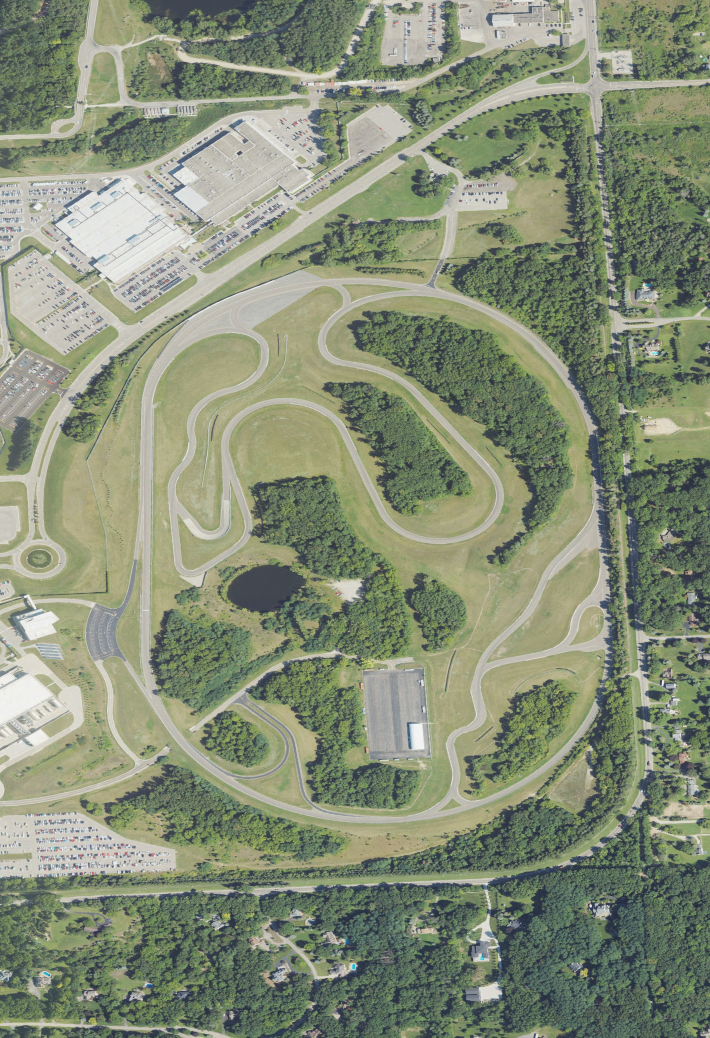
#> input picture tracks/milford-road-course/source/naip_2022_mrc.jpg, 2130 x 3112 px (shown at 1/3 size)
$ python trace_inner.py ../../naip_2022_mrc.jpg ../../naip_2022_mrc.jpg ../../naip_2022_mrc.jpg ../../naip_2022_mrc.jpg ../../naip_2022_mrc.jpg 5
#> lines starting #> are read from the running program, lines starting #| are printed output that depends on the picture; after the words box and inside, x2 and y2 are one past the last pixel; in counts of white or black regions, pixels touching at a corner belong together
"""Milford round 2: GM's inner hairpin (OSM 72577413 nodes 41-59, 2010) traced off NAIP 2022 the way
tracks/milford-road-course/source/trace/ traced the lap (net_extract's colour rule, a centre-seeking shortest path between
waypoints, perpendicular scans re-centring the line and measuring the paved width every 2 m), in metres on the corrected
frame (unsquash_frame.py: lat 42.56050..42.57950 over the 3,112 rows, so a pixel is 0.500 m E x 0.678 m N).

python -I trace_inner.py <naip_2022_mrc.jpg> <mrc_fixes.json> <osm.json> <out.json> <overlay.jpg> [i0=337] [i1=518]
"""
import heapq
import json
import math
import sys

import numpy as np
from PIL import Image, ImageDraw
from scipy import ndimage

IMG, FIX, OSM, OUT, OVL = sys.argv[1:6]
I0 = int(sys.argv[6]) if len(sys.argv) > 6 else 337
I1 = int(sys.argv[7]) if len(sys.argv) > 7 else 518
LON0, LON1, LAT0, LAT1 = -83.6700, -83.6570, 42.56050, 42.57950
im = Image.open(IMG).convert("RGB")
#> im is the input picture: PIL image 2130x3112 RGB; mean R, G, B 134, 142.7, 119.1
Wpx, Hpx = im.size
#> Wpx = 2130; Hpx = 3112
DLON, DLAT = (LON1 - LON0) / Wpx, (LAT1 - LAT0) / Hpx
#> DLON = 6.1e-06; DLAT = 6.11e-06
LATR = 42.57
KX, KY = 111320 * math.cos(math.radians(LATR)), 111132.0
MX, MY = DLON * KX, DLAT * KY          # metres per pixel east, north
#> MX = 0.5; MY = 0.679
R0, R1, C0, C1 = 1250, 1800, 400, 850   # crop (rows, cols)


def ll2px(lon, lat):
    return (lon - LON0) / DLON - 0.5 - C0, (LAT1 - lat) / DLAT - 0.5 - R0      # crop col, row (float)


def px2ll(c, r):
    return LON0 + (c + C0 + 0.5) * DLON, LAT1 - (r + R0 + 0.5) * DLAT


def ll2m(lon, lat):
    return (lon + 83.667) * KX, (lat - LATR) * KY


def m2ll(e, n):
    return e / KX - 83.667, n / KY + LATR


a = np.asarray(im, np.int16)[R0:R1, C0:C1]
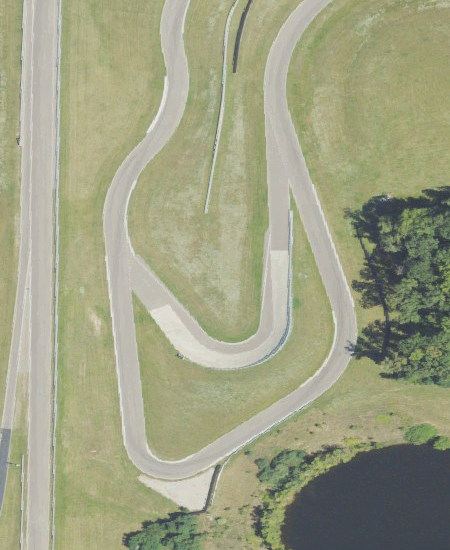
#> a: shape (550, 450, 3) int16; mean R, G, B 159, 161, 132.6
R, G, B = a[..., 0], a[..., 1], a[..., 2]
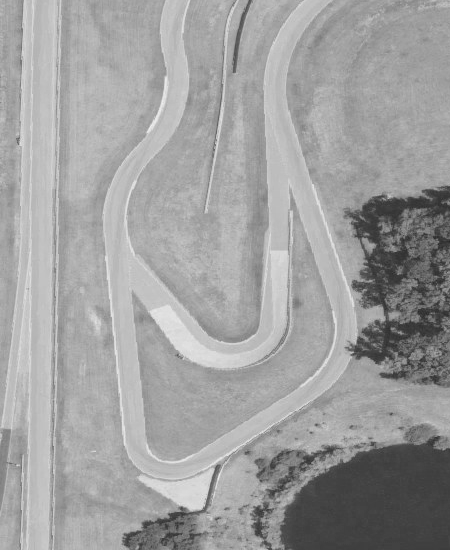
#> R: shape (550, 450) int16; min 39, max 239, mean 159
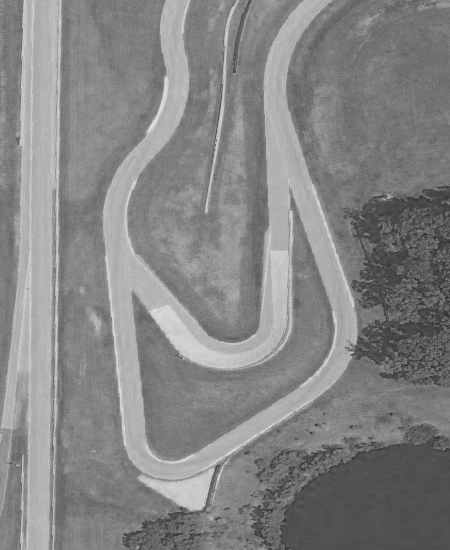
#> B: shape (550, 450) int16; min 42, max 228, mean 132.6
mx, mn = a.max(-1), a.min(-1)
lum = (R + G + B) / 3
mask = ((mx - mn) < 28) & (lum > 125) & (lum < 215) & ((G - R) < 12) & ((G - B) < 22)
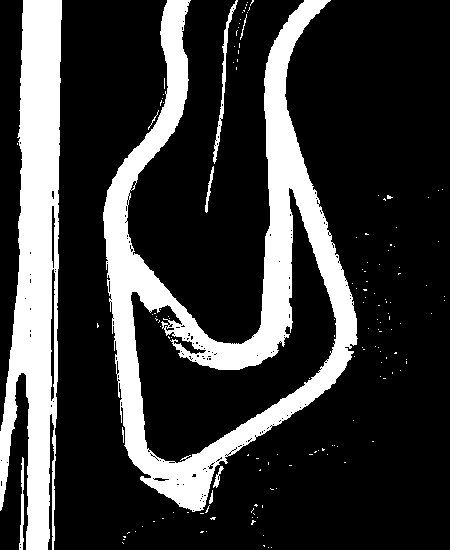
#> mask: shape (550, 450) bool; 22.6% white; 152 white regions (142 under 20 px), largest, box (x1, y1, x2, y2) and area: (103, 0, 358, 512) 33847, (0, 0, 62, 550) 20556, (213, 0, 238, 164) 545
disk = np.hypot(*np.mgrid[-2:3, -2:3]) <= 2
mask = ndimage.binary_opening(ndimage.binary_closing(mask, disk), disk)
#> mask: shape (550, 450) bool; 23% white; 7 white regions (2 under 20 px), largest, box (x1, y1, x2, y2) and area: (103, 2, 358, 514) 35083, (2, 2, 62, 548) 21618, (243, 3, 251, 14) 44, (214, 138, 220, 148) 31, (230, 5, 236, 12) 23
lab, nlab = ndimage.label(mask)
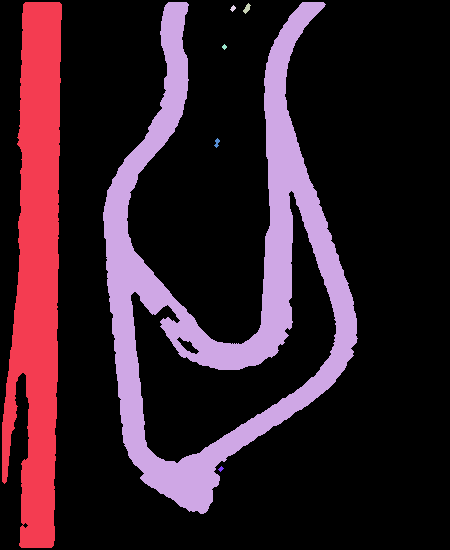
#> lab: shape (550, 450) int32; 8 distinct labels, from 0 to 7; one colour per label, 0 black
#> nlab = 7
area = ndimage.sum(mask, lab, range(1, nlab + 1)) * MX * MY
#> area = [7339.2, 11910.5, 14.94, 7.81, 6.11, 10.52, 6.11]
keep = np.isin(lab, [i + 1 for i, s in enumerate(area) if s > 3000.0])
#> keep: shape (550, 450) bool; 22.9% white; 2 white regions, box (x1, y1, x2, y2) and area: (103, 2, 358, 514) 35083, (2, 2, 62, 548) 21618
mask = keep
dt = ndimage.distance_transform_edt(mask, sampling=(MY, MX))
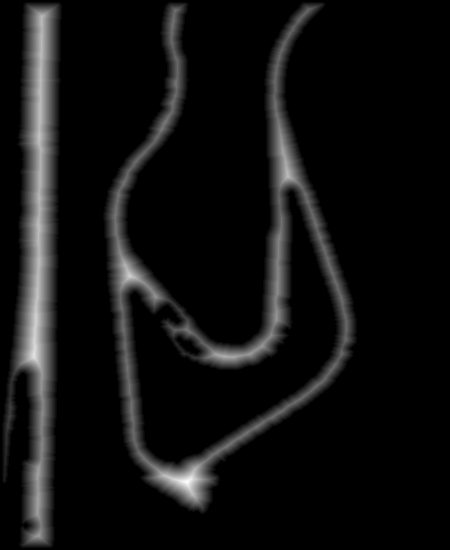
#> dt: shape (550, 450) float64; min 0, max 13.66, mean 0.901; drawn with min black and max white
H, W = mask.shape
#> H = 550; W = 450
# asphalt only for the scans (the centre and the width): the concrete aprons and strips read 209-213 here (std 1-2), the
# asphalt 181-200; ASPH_MAX 205 [measured: the PC's samples of this crop]. The path search keeps the whole pavement.
ASPH_MAX = 205.0
lum_s = ndimage.uniform_filter(lum.astype(float), 3)
asph = ndimage.binary_opening(mask & (lum_s < ASPH_MAX), disk)
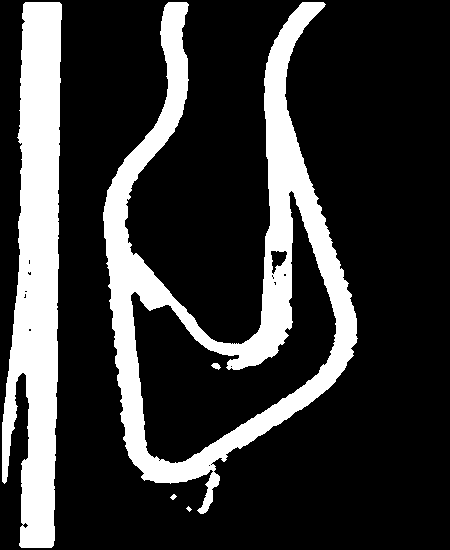
#> asph: shape (550, 450) bool; 21.4% white; 5 white regions (1 under 20 px), largest, box (x1, y1, x2, y2) and area: (103, 2, 358, 514) 31310, (2, 2, 62, 548) 21573, (211, 363, 221, 370) 43, (170, 494, 177, 500) 24

#> (the run stopped early here; a loop or call above may not have finished)
